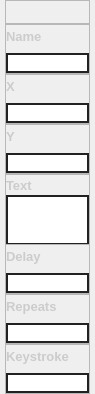
                            <widget class="QWidget" name="prop_body_widget_2">
                             <property name="geometry">
                              <rect>
                               <x>0</x>
                               <y>0</y>
                               <width>95</width>
                               <height>390</height>
                              </rect>
                             </property>
                             <property name="layoutDirection">
                              <enum>Qt::RightToLeft</enum>
                             </property>
                             <property name="styleSheet">
                              <string notr="true">QLineEdit{
	font-weight: 600;
	color: rgb(255,255, 255);
}

QScrollBar:vertical {      
     border: 1px solid #999999;
      background:white;
       width:10px;    
       margin: 0px 0px 0px 0px;
    }
    QScrollBar::handle:vertical {
      background: qlineargradient(x1:0, y1:0, x2:1, y2:0,
       stop: 0 rgb(32, 47, 130), stop: 0.5 rgb(32, 47, 130), stop:1 rgb(32, 47, 130));
        min-height: 0px;
    }
    QScrollBar::add-line:vertical {
        background: qlineargradient(x1:0, y1:0, x2:1, y2:0,
        stop: 0 rgb(32, 47, 130), stop: 0.5 rgb(32, 47, 130),  stop:1 rgb(32, 47, 130));
     height: 0px;
     subcontrol-position: bottom;
    subcontrol-origin: margin;
    }
    QScrollBar::sub-line:vertical {
      background: qlineargradient(x1:0, y1:0, x2:1, y2:0,
       stop: 0  rgb(32, 47, 130), stop: 0.5 rgb(32, 47, 130),  stop:1 rgb(32, 47, 130));
       height: 0 px;
       subcontrol-position: top;
       subcontrol-origin: margin;
    }</string>
                             </property>
                             <layout class="QVBoxLayout" name="verticalLayout_53">
                              <property name="spacing">
                               <number>0</number>
                              </property>
                              <property name="leftMargin">
                               <number>5</number>
                              </property>
                              <property name="topMargin">
                               <number>0</number>
                              </property>
                              <property name="rightMargin">
                               <number>5</number>
                              </property>
                              <property name="bottomMargin">
                               <number>0</number>
                              </property>
                              <item>
                               <widget class="QFrame" name="frame_26">
                                <property name="frameShape">
                                 <enum>QFrame::StyledPanel</enum>
                                </property>
                                <property name="frameShadow">
                                 <enum>QFrame::Raised</enum>
                                </property>
                                <layout class="QHBoxLayout" name="horizontalLayout_25">
                                 <property name="spacing">
                                  <number>0</number>
                                 </property>
                                 <property name="leftMargin">
                                  <number>0</number>
                                 </property>
                                 <property name="topMargin">
                                  <number>0</number>
                                 </property>
                                 <property name="rightMargin">
                                  <number>0</number>
                                 </property>
                                 <property name="bottomMargin">
                                  <number>0</number>
                                 </property>
                                 <item>
                                  <widget class="QPushButton" name="close_prop">
                                   <property name="focusPolicy">
                                    <enum>Qt::NoFocus</enum>
                                   </property>
                                   <property name="text">
                                    <string/>
                                   </property>
                                   <property name="icon">
                                    <iconset resource="res.qrc">
                                     <normaloff>:/assets/icons/final/close.svg</normaloff>:/assets/icons/final/close.svg</iconset>
                                   </property>
                                   <property name="iconSize">
                                    <size>
                                     <width>15</width>
                                     <height>15</height>
                                    </size>
                                   </property>
                                   <property name="flat">
                                    <bool>true</bool>
                                   </property>
                                  </widget>
                                 </item>
                                 <item>
                                  <spacer name="horizontalSpacer_11">
                                   <property name="orientation">
                                    <enum>Qt::Horizontal</enum>
                                   </property>
                                   <property name="sizeHint" stdset="0">
                                    <size>
                                     <width>80</width>
                                     <height>20</height>
                                    </size>
                                   </property>
                                  </spacer>
                                 </item>
                                </layout>
                               </widget>
                              </item>
                              <item>
                               <widget class="QFrame" name="prop_field_macro_name_read">
                                <property name="minimumSize">
                                 <size>
                                  <width>0</width>
                                  <height>50</height>
                                 </size>
                                </property>
                                <property name="maximumSize">
                                 <size>
                                  <width>16777215</width>
                                  <height>50</height>
                                 </size>
                                </property>
                                <property name="frameShape">
                                 <enum>QFrame::StyledPanel</enum>
                                </property>
                                <property name="frameShadow">
                                 <enum>QFrame::Raised</enum>
                                </property>
                                <layout class="QVBoxLayout" name="verticalLayout_54">
                                 <property name="spacing">
                                  <number>5</number>
                                 </property>
                                 <property name="leftMargin">
                                  <number>0</number>
                                 </property>
                                 <property name="topMargin">
                                  <number>0</number>
                                 </property>
                                 <property name="rightMargin">
                                  <number>0</number>
                                 </property>
                                 <property name="bottomMargin">
                                  <number>0</number>
                                 </property>
                                 <item>
                                  <widget class="QLabel" name="field_name_2">
                                   <property name="font">
                                    <font>
                                     <pointsize>10</pointsize>
                                     <bold>true</bold>
                                    </font>
                                   </property>
                                   <property name="styleSheet">
                                    <string notr="true">color: rgb(204, 204, 204);</string>
                                   </property>
                                   <property name="text">
                                    <string>Name</string>
                                   </property>
                                   <property name="alignment">
                                    <set>Qt::AlignLeading|Qt::AlignLeft|Qt::AlignVCenter</set>
                                   </property>
                                  </widget>
                                 </item>
                                 <item>
                                  <widget class="QLineEdit" name="field_macro_name_read">
                                   <property name="styleSheet">
                                    <string notr="true">border: 2px solid #222222;
border-radius:0;</string>
                                   </property>
                                  </widget>
                                 </item>
                                </layout>
                               </widget>
                              </item>
                              <item>
                               <widget class="QFrame" name="prop_field_x_read">
                                <property name="minimumSize">
                                 <size>
                                  <width>0</width>
                                  <height>50</height>
                                 </size>
                                </property>
                                <property name="maximumSize">
                                 <size>
                                  <width>16777215</width>
                                  <height>50</height>
                                 </size>
                                </property>
                                <property name="styleSheet">
                                 <string notr="true"/>
                                </property>
                                <property name="frameShape">
                                 <enum>QFrame::StyledPanel</enum>
                                </property>
                                <property name="frameShadow">
                                 <enum>QFrame::Raised</enum>
                                </property>
                                <layout class="QVBoxLayout" name="verticalLayout_55">
                                 <property name="spacing">
                                  <number>5</number>
                                 </property>
                                 <property name="leftMargin">
                                  <number>0</number>
                                 </property>
                                 <property name="topMargin">
                                  <number>0</number>
                                 </property>
                                 <property name="rightMargin">
                                  <number>0</number>
                                 </property>
                                 <property name="bottomMargin">
                                  <number>0</number>
                                 </property>
                                 <item>
                                  <widget class="QLabel" name="field_name_9">
                                   <property name="font">
                                    <font>
                                     <pointsize>10</pointsize>
                                     <bold>true</bold>
                                    </font>
                                   </property>
                                   <property name="styleSheet">
                                    <string notr="true">color: rgb(204, 204, 204);</string>
                                   </property>
                                   <property name="text">
                                    <string>X</string>
                                   </property>
                                   <property name="alignment">
                                    <set>Qt::AlignLeading|Qt::AlignLeft|Qt::AlignVCenter</set>
                                   </property>
                                  </widget>
                                 </item>
                                 <item>
                                  <widget class="QLineEdit" name="field_x_read">
                                   <property name="styleSheet">
                                    <string notr="true">border: 2px solid #222222;
border-radius:0;</string>
                                   </property>
                                  </widget>
                                 </item>
                                </layout>
                               </widget>
                              </item>
                              <item>
                               <widget class="QFrame" name="prop_field_y_read">
                                <property name="minimumSize">
                                 <size>
                                  <width>0</width>
                                  <height>50</height>
                                 </size>
                                </property>
                                <property name="maximumSize">
                                 <size>
                                  <width>16777215</width>
                                  <height>50</height>
                                 </size>
                                </property>
                                <property name="styleSheet">
                                 <string notr="true"/>
                                </property>
                                <property name="frameShape">
                                 <enum>QFrame::StyledPanel</enum>
                                </property>
                                <property name="frameShadow">
                                 <enum>QFrame::Raised</enum>
                                </property>
                                <layout class="QVBoxLayout" name="verticalLayout_56">
                                 <property name="spacing">
                                  <number>5</number>
                                 </property>
                                 <property name="leftMargin">
                                  <number>0</number>
                                 </property>
                                 <property name="topMargin">
                                  <number>0</number>
                                 </property>
                                 <property name="rightMargin">
                                  <number>0</number>
                                 </property>
                                 <property name="bottomMargin">
                                  <number>0</number>
                                 </property>
                                 <item>
                                  <widget class="QLabel" name="field_y_name_2">
                                   <property name="font">
                                    <font>
                                     <pointsize>10</pointsize>
                                     <bold>true</bold>
                                    </font>
                                   </property>
                                   <property name="styleSheet">
                                    <string notr="true">color: rgb(204, 204, 204);</string>
                                   </property>
                                   <property name="text">
                                    <string>Y</string>
                                   </property>
                                   <property name="alignment">
                                    <set>Qt::AlignLeading|Qt::AlignLeft|Qt::AlignVCenter</set>
                                   </property>
                                  </widget>
                                 </item>
                                 <item>
                                  <widget class="QLineEdit" name="field_y_read">
                                   <property name="styleSheet">
                                    <string notr="true">border: 2px solid #222222;
border-radius:0;</string>
                                   </property>
                                  </widget>
                                 </item>
                                </layout>
                               </widget>
                              </item>
                              <item>
                               <widget class="QFrame" name="prop_field_text_read">
                                <property name="minimumSize">
                                 <size>
                                  <width>0</width>
                                  <height>70</height>
                                 </size>
                                </property>
                                <property name="maximumSize">
                                 <size>
                                  <width>16777215</width>
                                  <height>70</height>
                                 </size>
                                </property>
                                <property name="styleSheet">
                                 <string notr="true"/>
                                </property>
                                <property name="frameShape">
                                 <enum>QFrame::StyledPanel</enum>
                                </property>
                                <property name="frameShadow">
                                 <enum>QFrame::Raised</enum>
                                </property>
                                <layout class="QVBoxLayout" name="verticalLayout_57">
                                 <property name="spacing">
                                  <number>5</number>
                                 </property>
                                 <property name="leftMargin">
                                  <number>0</number>
                                 </property>
                                 <property name="topMargin">
                                  <number>5</number>
                                 </property>
                                 <property name="rightMargin">
                                  <number>0</number>
                                 </property>
                                 <property name="bottomMargin">
                                  <number>10</number>
                                 </property>
                                 <item>
                                  <widget class="QLabel" name="field_name_11">
                                   <property name="minimumSize">
                                    <size>
                                     <width>0</width>
                                     <height>10</height>
                                    </size>
                                   </property>
                                   <property name="maximumSize">
                                    <size>
                                     <width>16777215</width>
                                     <height>10</height>
                                    </size>
                                   </property>
                                   <property name="font">
                                    <font>
                                     <pointsize>10</pointsize>
                                     <bold>true</bold>
                                    </font>
                                   </property>
                                   <property name="styleSheet">
                                    <string notr="true">color: rgb(204, 204, 204);</string>
                                   </property>
                                   <property name="text">
                                    <string>Text</string>
                                   </property>
                                   <property name="alignment">
                                    <set>Qt::AlignLeading|Qt::AlignLeft|Qt::AlignVCenter</set>
                                   </property>
                                  </widget>
                                 </item>
                                 <item>
                                  <widget class="QLineEdit" name="field_text_read">
                                   <property name="minimumSize">
                                    <size>
                                     <width>0</width>
                                     <height>50</height>
                                    </size>
                                   </property>
                                   <property name="maximumSize">
                                    <size>
                                     <width>16777215</width>
                                     <height>16777215</height>
                                    </size>
                                   </property>
                                   <property name="styleSheet">
                                    <string notr="true">border: 2px solid #222222;
border-radius:0;</string>
                                   </property>
                                   <property name="readOnly">
                                    <bool>true</bool>
                                   </property>
                                  </widget>
                                 </item>
                                </layout>
                               </widget>
                              </item>
                              <item>
                               <widget class="QFrame" name="prop_field_delay_read">
                                <property name="minimumSize">
                                 <size>
                                  <width>0</width>
                                  <height>50</height>
                                 </size>
                                </property>
                                <property name="maximumSize">
                                 <size>
                                  <width>16777215</width>
                                  <height>50</height>
                                 </size>
                                </property>
                                <property name="styleSheet">
                                 <string notr="true"/>
                                </property>
                                <property name="frameShape">
                                 <enum>QFrame::StyledPanel</enum>
                                </property>
                                <property name="frameShadow">
                                 <enum>QFrame::Raised</enum>
                                </property>
                                <layout class="QVBoxLayout" name="verticalLayout_58">
                                 <property name="spacing">
                                  <number>5</number>
                                 </property>
                                 <property name="leftMargin">
                                  <number>0</number>
                                 </property>
                                 <property name="topMargin">
                                  <number>0</number>
                                 </property>
                                 <property name="rightMargin">
                                  <number>0</number>
                                 </property>
                                 <property name="bottomMargin">
                                  <number>0</number>
                                 </property>
                                 <item>
                                  <widget class="QLabel" name="field_name_12">
                                   <property name="font">
                                    <font>
                                     <pointsize>10</pointsize>
                                     <bold>true</bold>
                                    </font>
                                   </property>
                                   <property name="styleSheet">
                                    <string notr="true">color: rgb(204, 204, 204);</string>
                                   </property>
                                   <property name="text">
                                    <string>Delay</string>
                                   </property>
                                   <property name="alignment">
                                    <set>Qt::AlignLeading|Qt::AlignLeft|Qt::AlignVCenter</set>
                                   </property>
                                  </widget>
                                 </item>
                                 <item>
                                  <widget class="QLineEdit" name="field_delay_read">
                                   <property name="styleSheet">
                                    <string notr="true">border: 2px solid #222222;
border-radius:0;</string>
                                   </property>
                                  </widget>
                                 </item>
                                </layout>
                               </widget>
                              </item>
                              <item>
                               <widget class="QFrame" name="prop_field_repeats_read">
                                <property name="minimumSize">
                                 <size>
                                  <width>0</width>
                                  <height>50</height>
                                 </size>
                                </property>
                                <property name="maximumSize">
                                 <size>
                                  <width>16777215</width>
                                  <height>50</height>
                                 </size>
                                </property>
                                <property name="frameShape">
                                 <enum>QFrame::StyledPanel</enum>
                                </property>
                                <property name="frameShadow">
                                 <enum>QFrame::Raised</enum>
                                </property>
                                <layout class="QVBoxLayout" name="verticalLayout_59">
                                 <property name="spacing">
                                  <number>5</number>
                                 </property>
                                 <property name="leftMargin">
                                  <number>0</number>
                                 </property>
                                 <property name="topMargin">
                                  <number>0</number>
                                 </property>
                                 <property name="rightMargin">
                                  <number>0</number>
                                 </property>
                                 <property name="bottomMargin">
                                  <number>0</number>
                                 </property>
                                 <item>
                                  <widget class="QLabel" name="field_name_13">
                                   <property name="font">
                                    <font>
                                     <pointsize>10</pointsize>
                                     <bold>true</bold>
                                    </font>
                                   </property>
                                   <property name="styleSheet">
                                    <string notr="true">color: rgb(204, 204, 204);</string>
                                   </property>
                                   <property name="text">
                                    <string>Repeats</string>
                                   </property>
                                   <property name="alignment">
                                    <set>Qt::AlignLeading|Qt::AlignLeft|Qt::AlignVCenter</set>
                                   </property>
                                  </widget>
                                 </item>
                                 <item>
                                  <widget class="QLineEdit" name="field_repeats_read">
                                   <property name="styleSheet">
                                    <string notr="true">border: 2px solid #222222;
border-radius:0;</string>
                                   </property>
                                  </widget>
                                 </item>
                                </layout>
                               </widget>
                              </item>
                              <item>
                               <widget class="QFrame" name="prop_field_keystroke_read">
                                <property name="minimumSize">
                                 <size>
                                  <width>0</width>
                                  <height>50</height>
                                 </size>
                                </property>
                                <property name="maximumSize">
                                 <size>
                                  <width>16777215</width>
                                  <height>50</height>
                                 </size>
                                </property>
                                <property name="frameShape">
                                 <enum>QFrame::StyledPanel</enum>
                                </property>
                                <property name="frameShadow">
                                 <enum>QFrame::Raised</enum>
                                </property>
                                <layout class="QVBoxLayout" name="verticalLayout_60">
                                 <property name="spacing">
                                  <number>5</number>
                                 </property>
                                 <property name="leftMargin">
                                  <number>0</number>
                                 </property>
                                 <property name="topMargin">
                                  <number>0</number>
                                 </property>
                                 <property name="rightMargin">
                                  <number>0</number>
                                 </property>
                                 <property name="bottomMargin">
                                  <number>0</number>
                                 </property>
                                 <item>
                                  <widget class="QLabel" name="field_name_14">
                                   <property name="font">
                                    <font>
                                     <pointsize>10</pointsize>
                                     <bold>true</bold>
                                    </font>
                                   </property>
                                   <property name="styleSheet">
                                    <string notr="true">color: rgb(204, 204, 204);</string>
                                   </property>
                                   <property name="text">
                                    <string>Keystroke</string>
                                   </property>
                                   <property name="alignment">
                                    <set>Qt::AlignLeading|Qt::AlignLeft|Qt::AlignVCenter</set>
                                   </property>
                                  </widget>
                                 </item>
                                 <item>
                                  <widget class="QLineEdit" name="field_keystroke_read">
                                   <property name="styleSheet">
                                    <string notr="true">border: 2px solid #222222;
border-radius:0;</string>
                                   </property>
                                  </widget>
                                 </item>
                                </layout>
                               </widget>
                              </item>
                              <item>
                               <spacer name="verticalSpacer_12">
                                <property name="orientation">
                                 <enum>Qt::Vertical</enum>
                                </property>
                                <property name="sizeHint" stdset="0">
                                 <size>
                                  <width>20</width>
                                  <height>40</height>
                                 </size>
                                </property>
                               </spacer>
                              </item>
                             </layout>
                            </widget>
